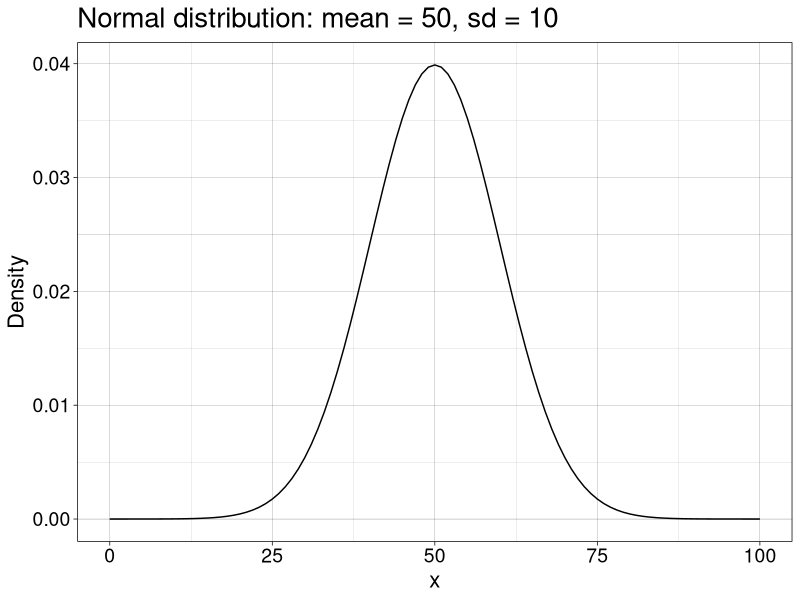
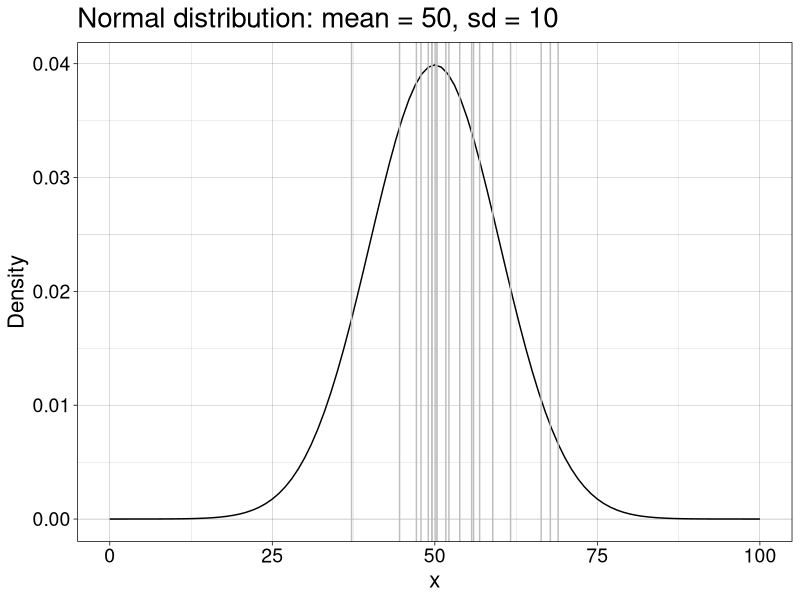
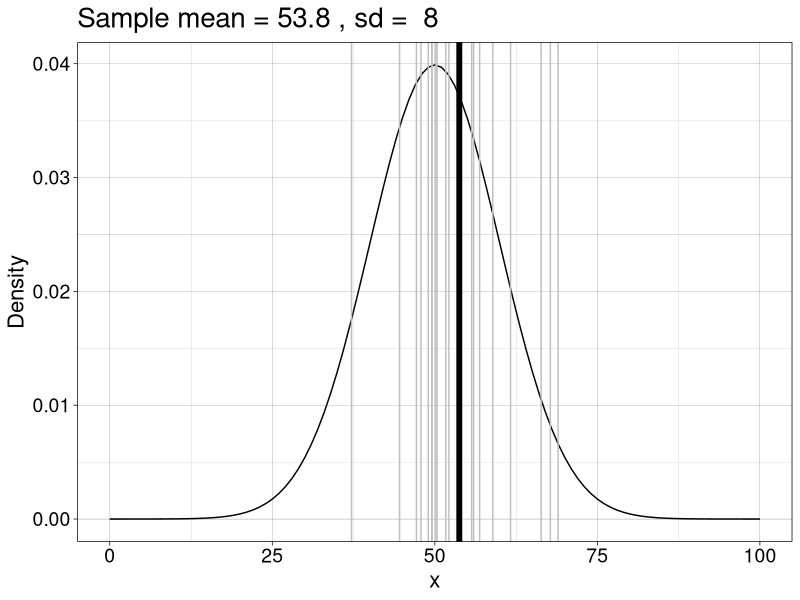
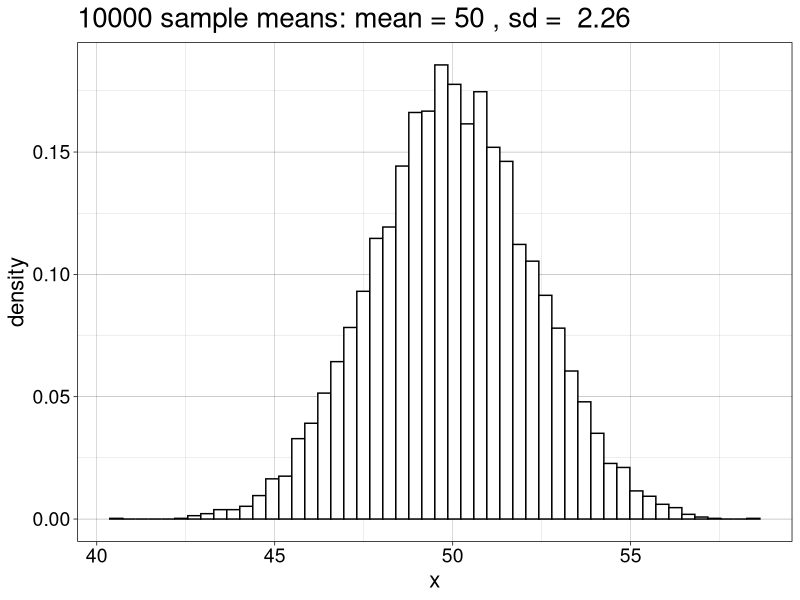
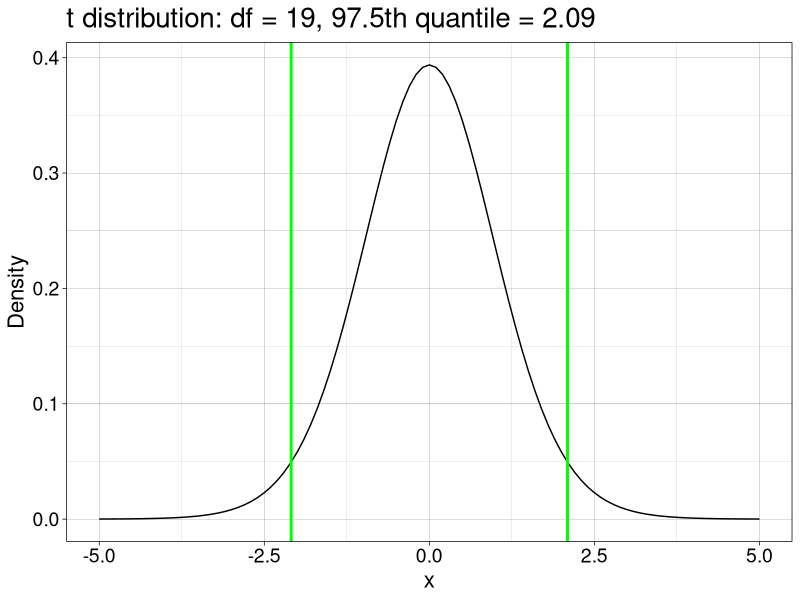
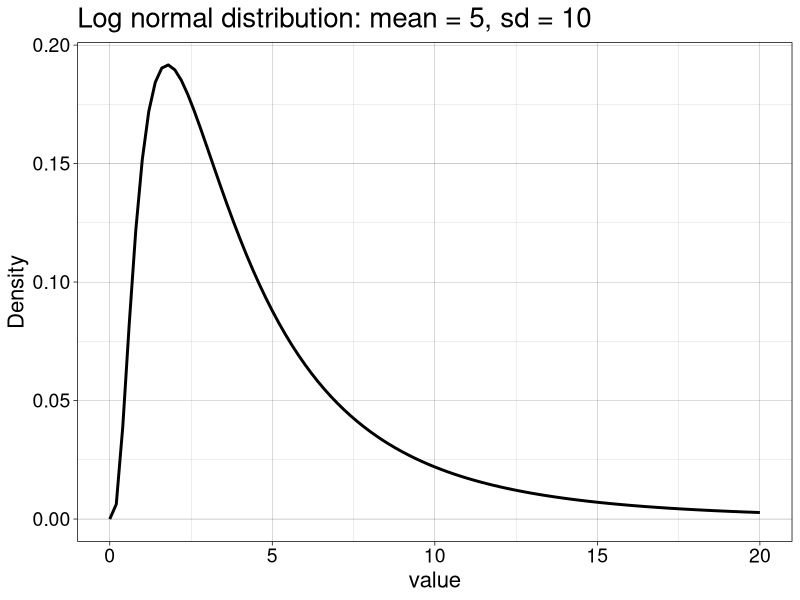
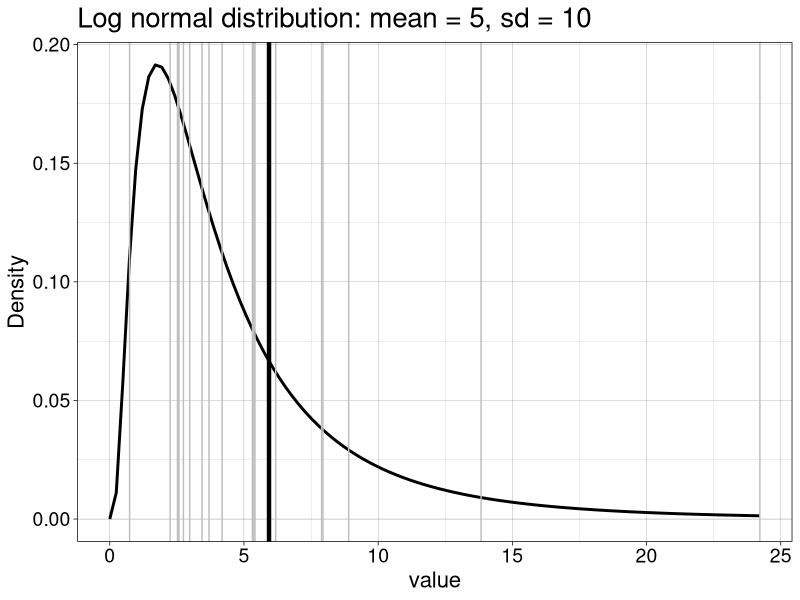
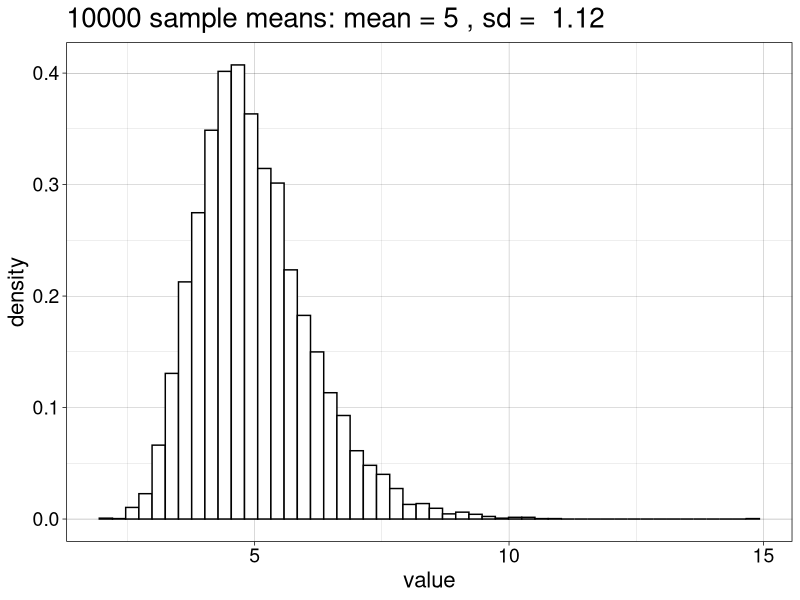

Generate these figures, in order, with R:
## ---- chunk 1
knitr::opts_chunk$set(echo = TRUE)
## ---- chunk 2
# dependencies
library(ggplot2)
library(tibble)
## ---- chunk 3
# population
m <- 50
sd <- 10
ggplot(data.frame(x = c(0, 100)), aes(x)) + theme_linedraw() +
  stat_function(fun = dnorm, args = list(mean = m, sd = sd)) + 
labs(y = "Density") +
  theme(axis.text = element_text(size = 14),
        axis.title = element_text(size = 16),
        plot.title = element_text(size=20)) +
  ggtitle(paste0("Normal distribution: mean = ",m,", sd = ",sd))
# ggsave(filename = "b3_normdist.pdf")
## ---- chunk 4
# one sample
set.seed(4)
n <- 20
samp <- rnorm(n, m, sd)
ggplot(data.frame(x = c(0, 100)), aes(x)) + theme_linedraw() +
  stat_function(fun = dnorm, args = list(mean = m, sd = sd)) +
  geom_vline(xintercept = samp, colour = "grey") + 
labs(y = "Density") +
  theme(axis.text = element_text(size = 14),
        axis.title = element_text(size = 16),
        plot.title = element_text(size=20)) +
  ggtitle(paste0("Normal distribution: mean = ",m,", sd = ",sd))
# ggsave(filename = "b3_normdist_1samp.pdf")
## ---- chunk 5
# one sample + mean
set.seed(4)
n <- 20
samp <- rnorm(n, m, sd)
ggplot(data.frame(x = c(0, 100)), aes(x)) + theme_linedraw() +
  stat_function(fun = dnorm, args = list(mean = m, sd = sd)) +
  geom_vline(xintercept = samp, colour = "grey") +
  geom_vline(xintercept = mean(samp), size = 2) + 
labs(y = "Density") +
  theme(axis.text = element_text(size = 14),
        axis.title = element_text(size = 16),
        plot.title = element_text(size=20)) +
  ggtitle(paste("Sample mean =",round(mean(samp),digits=1),", sd = ",round(sd(samp),digits=1)))
# ggsave(filename = "b3_normdist_1samp_mean.pdf")
## ---- chunk 6
# sampling distribution
set.seed(111) 
n <- 20
nsim <- 10000
samp.dist <- apply(matrix(rnorm(n*nsim, m, sd),nrow = nsim), 1, mean)

ggplot(data.frame(x=samp.dist), aes(x)) + theme_linedraw() +
  geom_histogram(aes(y = ..density..), colour = "black", fill = "white", bins = 50) +
  theme(axis.text = element_text(size = 14),
        axis.title = element_text(size = 16),
        plot.title = element_text(size=20)) +
  ggtitle(paste(nsim,"sample means: mean =",round(mean(samp.dist),digits=1),", sd = ",round(sd(samp.dist),digits=2)))
# ggsave(filename = "b3_normdist_10000samp_mean.pdf")
## ---- chunk 7
sd / sqrt(n)
## ---- chunk 8
sd(samp.dist)
## ---- chunk 9
# one sample
set.seed(4)
n <- 20
samp <- rnorm(n, m, sd)
t.test(samp)
## ---- chunk 10
# Formula
samp.m <- mean(samp) # sample mean
samp.v <- var(samp) # sample variance
sem <- sqrt(samp.v/n) # standard error of the mean
samp.t <- samp.m / sem
samp.t
## ---- chunk 11
alpha <- 0.05
df <- n-1 # degrees of freedom
ggplot(data.frame(x = c(-5, 5)), aes(x)) + theme_linedraw() +
  stat_function(fun = dt, args = list(df = df)) + 
labs(y = "Density") +
  theme(axis.text = element_text(size = 14),
        axis.title = element_text(size = 16),
        plot.title = element_text(size=20)) +
  ggtitle(paste0("t distribution: df = ",df,", ",(1-alpha/2)*100,"th quantile = ",round(qt(1-alpha/2, df), digits=2))) +
  geom_vline(xintercept = c(-qt(1-alpha/2, df), qt(1-alpha/2, df)), colour = "green", size = 1)
## ---- chunk 12
ci <- vector("numeric",2)
ci[1] <- samp.m - qt(1-alpha/2, df)  * sem
ci[2] <- samp.m + qt(1-alpha/2, df)  * sem
ci
## ---- chunk 13
# population
m <- 5
s <- 5
location <- log(m^2 / sqrt(s^2 + m^2))
shape <- sqrt(log(1 + (s^2 / m^2)))
x <- seq(0, 20, .05)
ggplot(as_tibble(x), aes(value)) +
  theme_linedraw() +
  stat_function(fun = dlnorm, args = list(meanlog = location, sdlog = shape), size = 1) +
  labs(y = "Density") +
  theme(axis.title = element_text(size = 16),
        axis.text = element_text(size = 14),
        plot.title = element_text(size=20)) +
  ggtitle(paste0("Log normal distribution: mean = ",m,", sd = ",sd))
# ggsave(filename = "b3_lnormdist.pdf")
## ---- chunk 14
set.seed(777)
n <- 20
samp <- rlnorm(n, meanlog = location, sdlog = shape)
x <- seq(0, 20, .05)
ggplot(as_tibble(x), aes(value)) +
  theme_linedraw() +
  stat_function(fun = dlnorm, args = list(meanlog = location, sdlog = shape), size = 1) +
  geom_vline(xintercept = samp, colour = "grey") + 
  geom_vline(xintercept = mean(samp), size = 1.5) + 
labs(y = "Density") +
  theme(axis.text = element_text(size = 14),
        axis.title = element_text(size = 16),
        plot.title = element_text(size=20)) +
  ggtitle(paste0("Log normal distribution: mean = ",m,", sd = ",sd))
# ggsave(filename = "b3_lnormdist_1samp.pdf")
## ---- chunk 15
set.seed(777)
m <- 5
s <- 5
location <- log(m^2 / sqrt(s^2 + m^2))
shape <- sqrt(log(1 + (s^2 / m^2)))

# population mean?
lnorm.pop.m <- mean(rlnorm(1000000, meanlog = location, sdlog = shape))

n <- 20
nsamp <- 10000
# nsamp experiments in one go + compute mean for each one:
dist.samp <- apply(matrix(rlnorm(n*nsamp, meanlog = location, sdlog = shape), nrow = nsamp), 1, mean)

v <- as_tibble(dist.samp) 
ggplot(v, aes(x = value)) + theme_linedraw() +
        geom_histogram(aes(y = ..density..), colour = "black", fill = "white", bins = 50) +
  # geom_vline(xintercept = mean(dist.samp), size = 1.5) + 
  theme(axis.text = element_text(size = 14),
        axis.title = element_text(size = 16),
        plot.title = element_text(size=20)) +
  ggtitle(paste(nsim,"sample means: mean =",round(mean(dist.samp),digits=1),", sd = ",round(sd(dist.samp),digits=2)))
# ggsave(filename = "b3_lnormdist_10000samp_mean.pdf")
